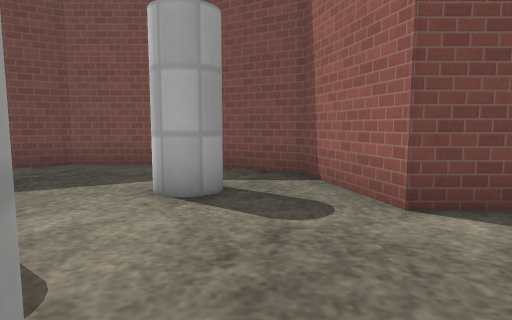
View 1 (above)

12 first-person views from a walk through a robot-simulator world made for Gazebo. The camera is 0.94 m above the floor, tilts 6° down and sees 75° across. The floor is counted in squares, 1 m on a side. Each view is taken from the middle of a square. On the plan, view 1 faces up. The plan holds only what a view shows up to about 12 squares ahead; the rest is blank. Simple patterns stand in for the simulator's built-in surfaces. Surface patterns are stand-ins for the level's own textures.

View 2
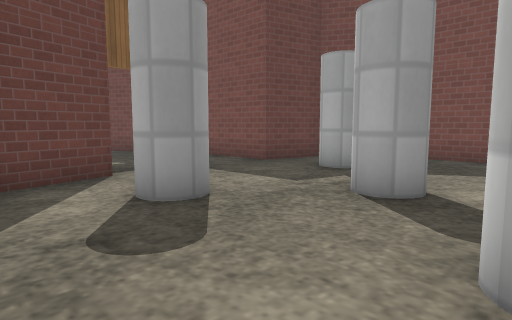

View 3
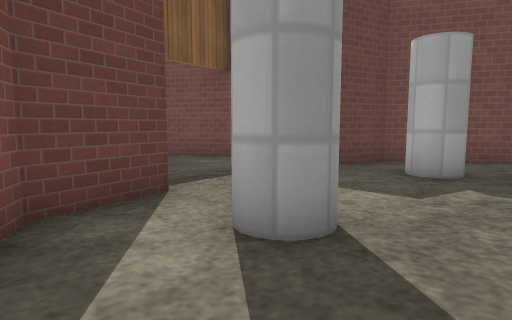

View 4
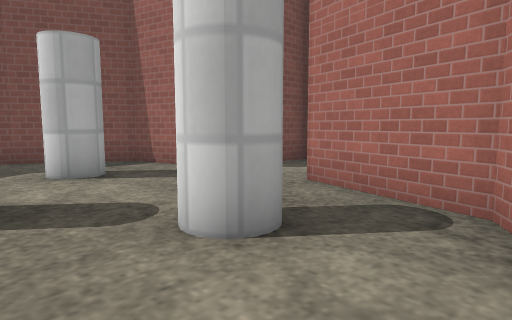

View 5
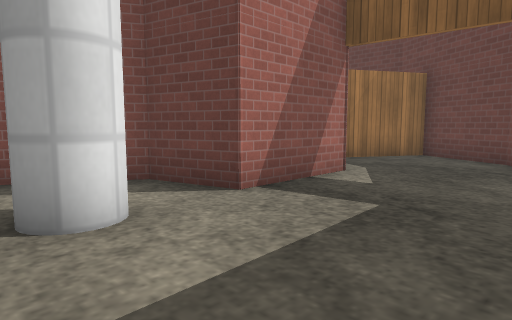

View 6
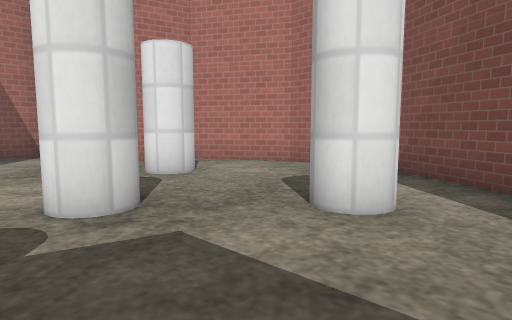

View 7
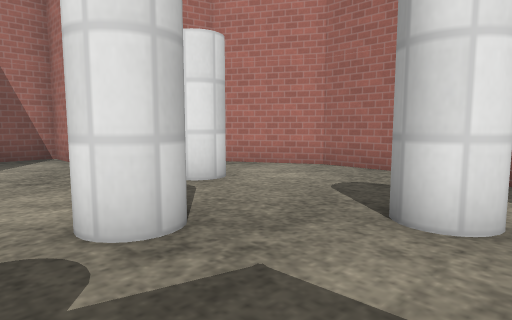

View 8
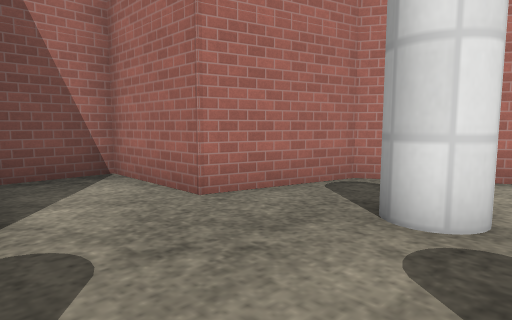

View 9
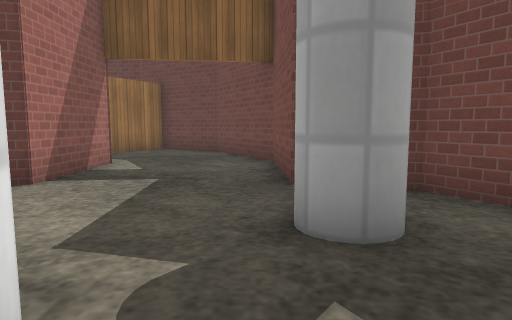

View 10
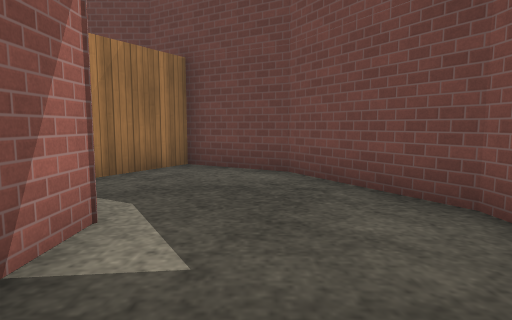

View 11
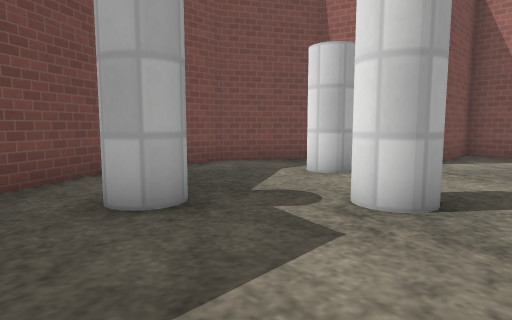

View 12
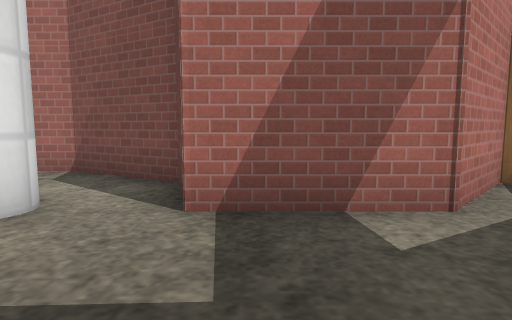

### Floor plan
Points are (right, up) in squares from view 1. A wall is a line through its corners. A room is listed if a view was taken in it or the views show most of it. See-through windows are left out.
Room 1 (views 1, 2, 3, 4, 5, 6, 7, 8, 9, 10, 11, 12)
walls: (-7.2, 0.4) (-6.7, -1.4) (-4.3, -2.8) (-1.5, -2.8) (0.9, -1.4) (1.7, 1.4) (4.5, 1.4) (4.5, 3.6) (1.7, 3.6) (0.9, 6.4) (-1.5, 7.8) (-4.3, 7.8) (-6.7, 6.4) (-7.2, 4.6) (-10.6, 4.4) (-13.7, 2.7) (-15, 0.4) (-12, -1.4) (-10.2, 0.4) (-7.2, 0.4)
objects: white pole (-5, 0) to (-5, 1); white pole (-5, 5); white pole (-3, 2) to (-3, 3); white pole (-1, 0) to (-1, 1); white pole (-1, 5)

Where each view was taken, in squares from view 1:
view 1: 0 up, 0 right, facing up
view 2: 2 down, 1 left, facing up-left
view 3: 2 down, 3 left, facing up-left
view 4: 2 down, 3 left, facing up-right
view 5: 4 up, 4 left, facing down-left
view 6: 4 up, 7 left, facing down-right
view 7: 4 up, 6 left, facing down-right
view 8: 4 up, 2 left, facing down-right
view 9: 4 up, 2 left, facing left
view 10: 2 up, 7 left, facing left
view 11: 1 up, 7 left, facing up-right
view 12: 4 up, 8 left, facing down
